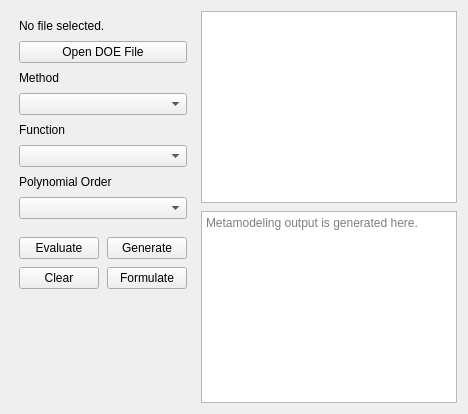
      <widget class="QWidget" name="tabMMD">
       <layout class="QHBoxLayout" name="horizontalLayout_3">
        <item>
         <layout class="QVBoxLayout" name="mmdLayout">
          <property name="spacing">
           <number>8</number>
          </property>
          <property name="leftMargin">
           <number>8</number>
          </property>
          <property name="topMargin">
           <number>8</number>
          </property>
          <property name="rightMargin">
           <number>8</number>
          </property>
          <property name="bottomMargin">
           <number>8</number>
          </property>
          <item>
           <widget class="QLabel" name="mmdFileLabel">
            <property name="text">
             <string>No file selected.</string>
            </property>
           </widget>
          </item>
          <item>
           <widget class="QPushButton" name="mmdDoeButton">
            <property name="text">
             <string>Open DOE File</string>
            </property>
           </widget>
          </item>
          <item>
           <layout class="QVBoxLayout" name="verticalLayout">
            <item>
             <widget class="QLabel" name="label_6">
              <property name="layoutDirection">
               <enum>Qt::LayoutDirection::LeftToRight</enum>
              </property>
              <property name="text">
               <string>Method</string>
              </property>
             </widget>
            </item>
            <item>
             <widget class="QComboBox" name="mmdMethodCombo"/>
            </item>
           </layout>
          </item>
          <item>
           <layout class="QVBoxLayout" name="verticalLayout_16">
            <item>
             <widget class="QLabel" name="text_2">
              <property name="text">
               <string>Function</string>
              </property>
             </widget>
            </item>
            <item>
             <widget class="QComboBox" name="mmdFuncCombo"/>
            </item>
           </layout>
          </item>
          <item>
           <layout class="QVBoxLayout" name="verticalLayout_17">
            <item>
             <widget class="QLabel" name="label_11">
              <property name="text">
               <string>Polynomial Order</string>
              </property>
             </widget>
            </item>
            <item>
             <widget class="QComboBox" name="mmdOrderCombo"/>
            </item>
           </layout>
          </item>
          <item>
           <layout class="QGridLayout" name="gridLayout_4">
            <property name="spacing">
             <number>8</number>
            </property>
            <item row="1" column="1">
             <widget class="QPushButton" name="oneFuncBtn">
              <property name="text">
               <string>Generate</string>
              </property>
             </widget>
            </item>
            <item row="2" column="1">
             <widget class="QPushButton" name="mmdFormBtn">
              <property name="text">
               <string>Formulate</string>
              </property>
             </widget>
            </item>
            <item row="1" column="0">
             <widget class="QPushButton" name="funcValBtn">
              <property name="text">
               <string>Evaluate</string>
              </property>
             </widget>
            </item>
            <item row="2" column="0">
             <widget class="QPushButton" name="clearDispBtn">
              <property name="text">
               <string>Clear</string>
              </property>
             </widget>
            </item>
            <item row="0" column="0">
             <spacer name="verticalSpacer_3">
              <property name="orientation">
               <enum>Qt::Orientation::Vertical</enum>
              </property>
              <property name="sizeType">
               <enum>QSizePolicy::Policy::Minimum</enum>
              </property>
              <property name="sizeHint" stdset="0">
               <size>
                <width>20</width>
                <height>10</height>
               </size>
              </property>
             </spacer>
            </item>
           </layout>
          </item>
          <item>
           <spacer name="verticalSpacer_4">
            <property name="orientation">
             <enum>Qt::Orientation::Vertical</enum>
            </property>
            <property name="sizeHint" stdset="0">
             <size>
              <width>20</width>
              <height>40</height>
             </size>
            </property>
           </spacer>
          </item>
         </layout>
        </item>
        <item>
         <layout class="QVBoxLayout" name="verticalLayout_4">
          <property name="spacing">
           <number>8</number>
          </property>
          <item>
           <widget class="QTableView" name="mmdTableView">
            <property name="sizePolicy">
             <sizepolicy hsizetype="Expanding" vsizetype="MinimumExpanding">
              <horstretch>0</horstretch>
              <verstretch>0</verstretch>
             </sizepolicy>
            </property>
            <property name="maximumSize">
             <size>
              <width>16777215</width>
              <height>200</height>
             </size>
            </property>
           </widget>
          </item>
          <item>
           <widget class="QTextEdit" name="mmdEdit">
            <property name="readOnly">
             <bool>true</bool>
            </property>
            <property name="placeholderText">
             <string>Metamodeling output is generated here.</string>
            </property>
           </widget>
          </item>
         </layout>
        </item>
       </layout>
      </widget>
